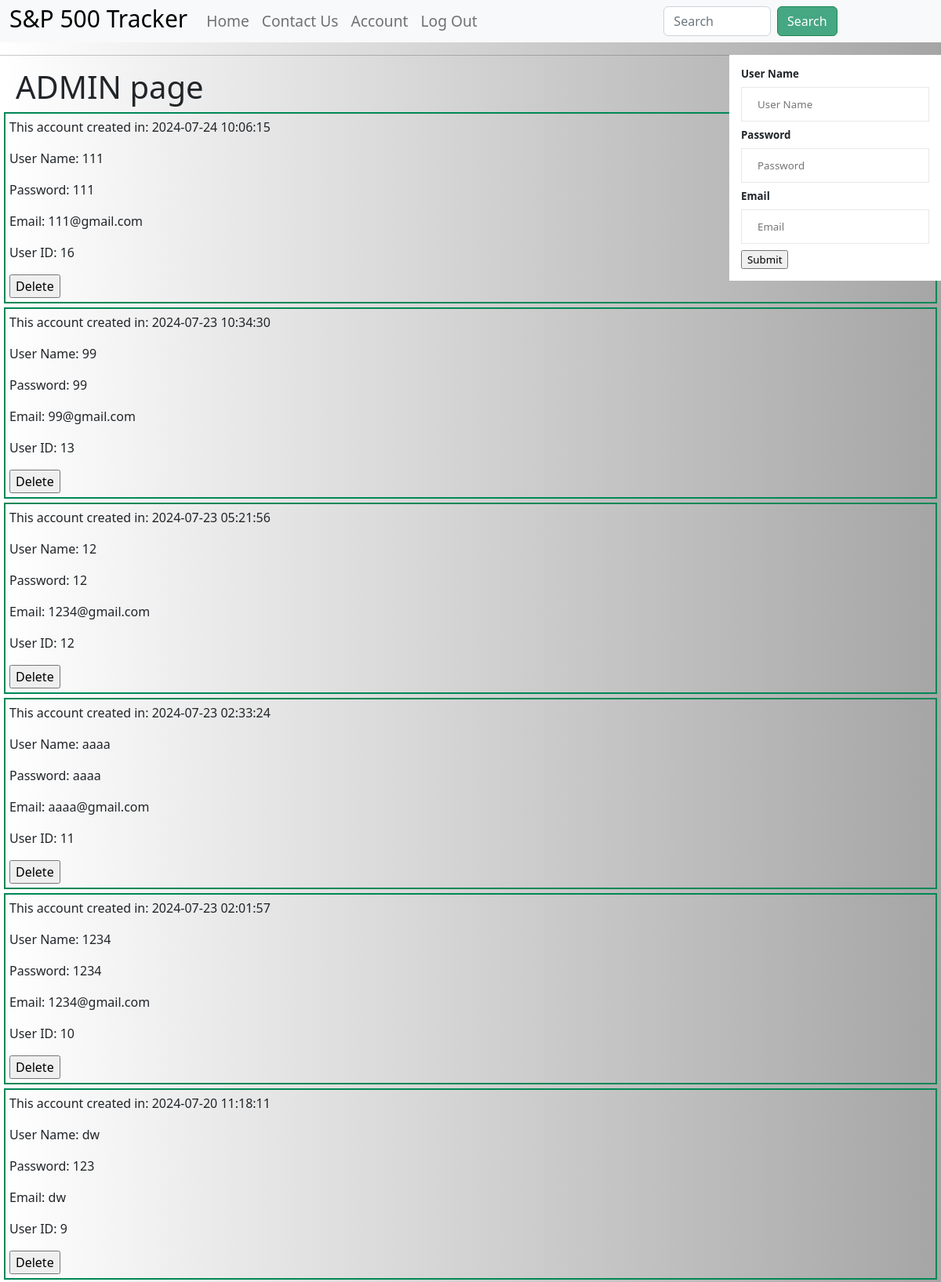
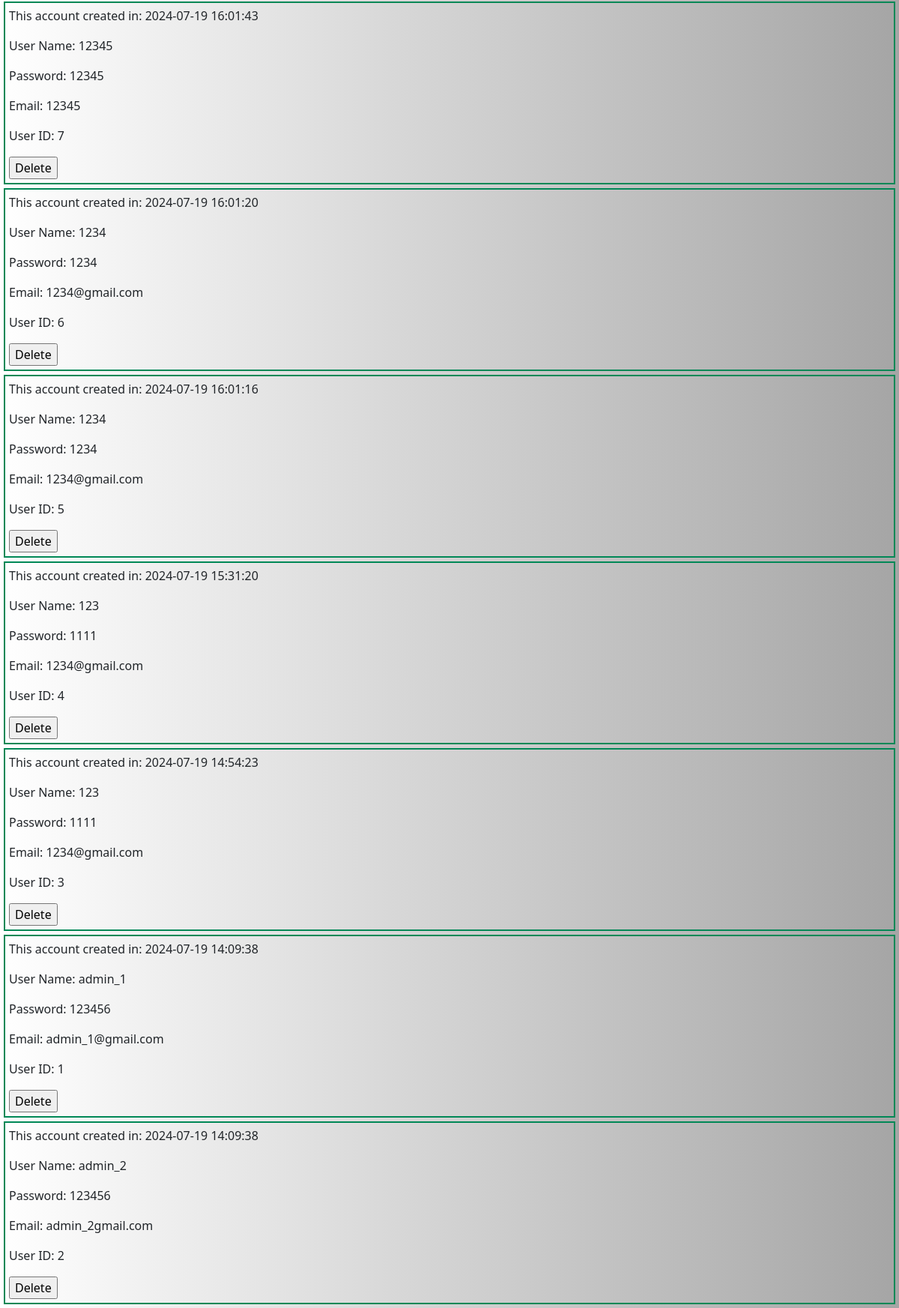
The app's page /god with its own data (2 pictures, top to bottom).
### tables this page shows
CREATE TABLE accounts (
    id INTEGER PRIMARY KEY AUTOINCREMENT,
    created TIMESTAMP NOT NULL DEFAULT CURRENT_TIMESTAMP,
    user_name TEXT NOT NULL,
    pass_word TEXT NOT NULL,
    email TEXT NOT NULL
);

### app.py (the view, shortened to what this page needs)
@app.route('/god', methods=['GET','POST'])
def god():
    conn = get_db_connection()
    accounts = conn.execute('SELECT * FROM accounts ORDER BY created desc').fetchall()
    conn.close()
    return render_template('god.html', accounts=accounts)

### app.py (called while the page is built)
def get_db_connection():
    conn = sqlite3.connect('database.db')
    conn.row_factory = sqlite3.Row
    return conn

### templates/god.html (shortened to what this page needs)
{% extends 'base.html' %}
{% block content %}
    <h1 style="padding-left: 10px; margin-left: 10px;">ADMIN page</h1>
    {% for account in accounts %}
    <div class="post" style="padding: 5px; margin: 5px;">
        <p>This account created in: {{ account['created'] }}</p>
        <p>User Name:  {{ account['user_name'] }}</p>
        <p>Password:   {{ account['pass_word'] }}</p>
        <p>Email:   {{ account['email'] }}</p>
        <p>User ID:   {{ account['id'] }}</p>
        <form action="{{ url_for('delete') }}" method="POST" style="border: none;">
            <input class="god-button" type="submit" value="Delete"
            onclick="return confirm('Are you sure you want to delete this post?')">
        </form>
    </div>
    {% endfor %}
    <div id="god-floating-table">
        <form method="post" >
            <div class="gen_container">
                <label for="user_name"><b>User Name</b></label>
                <br>
                <input type="text" name="user_name" placeholder="User Name" required>
                <br>
                <label for="pass_word"><b>Password</b></label>
                <br>
                <input type="password" name="pass_word" placeholder="Password" required>
                <br>
                <label for="email"><b>Email</b></label>
                <br>
                <input type="text" name="email" placeholder="Email" required>
                <br>
                <input class="god-button" type="submit" value="Submit">
            </div>
        </form>
    </div>
{% endblock %}

### templates/base.html (shortened to what this page needs)
<!DOCTYPE html>
<html lang="en">
<head>
    <link rel="stylesheet" href="static/style.css">
    <link rel="stylesheet" href="static/css/bootstrap.min.css">
</head>
<body>
    <nav class="navbar navbar-expand-md navbar-light bg-light">
        <div class="container-fluid">
            <a class="navbar-brand" href="#">
                <h1 class="title">S&P 500 Tracker</h1>
            </a>
            <div class="collapse navbar-collapse" id="navbarSupportedContent">
                <ul class="nav-content navbar-nav me-auto mb-2 mb-lg-0">
                    <li class="nav-item">
                        <a class="nav-link" aria-current="page" href="{{ url_for('homepage') }}">Home</a>
                    </li>
                    <li class="nav-item">
                        <a class="nav-link" aria-current="page" href="{{ url_for('contact_us') }}">Contact Us</a>
                    </li>
                    <li class="nav-item">
                        <a class="nav-link" aria-current="page" href="{{ url_for('account') }}">Account</a>
                    </li>
                    <li class="nav-item">
                        <a class="nav-link" aria-current="page" href="{{ url_for('index') }}">Log Out</a>
                    </li>
                </ul>
                <form class="d-flex search-form" role="search" action="{{ url_for('search') }}" method="post">
                    <input class="form-control me-2" type="search" placeholder="Search" aria-label="Search" name="search">
                    <button class="btn btn-outline-success" type="submit" style="width: fit-content;background-color: rgba(0, 136, 86, 0.717);color: white;">Search</button>
                </form>
            </div>
        </div>
    </nav>
    <hr/>
    <div class="content">
        {% block content %} {% endblock %}
    </div>
</body>
</html>

### static/style.css (style rules this page uses)
body { background: linear-gradient(to left, rgb(165, 165, 165), hwb(0 100% 0%)); font-family: Arial, sans-serif; }
form { border: 3px solid rgba(255, 255, 255, 0.845); }
.title { font-size: 1.5em; color: rgb(0, 0, 0); text-align: center; margin-top: 2px; line-height: 25%; padding-right: 0%; }
ul { list-style-type: none; margin: 0; padding: 0; overflow: hidden; align-content: baseline; }
li { font-size: 1.5em; margin: 0.03px; line-height: 50%; }
li a { display: block; color: black; text-align: center; padding: 14px 16px; text-decoration: none; }
nav { padding: 1px; text-align: center; margin-bottom: 0; }
.navbar-collapse { display: flex; justify-content: space-between; }
.navbar-nav .nav-link { font-size: 0.8em; }
.navbar { font-size: 1em; text-size-adjust: auto; display: flex; justify-content: center; align-items: center; }
.search-form { border: none; width: fit-content; margin-bottom: 0; }
.post { padding: 10px; margin: 10px; border: 2px solid #008856; }
input[type=text], input[type=password] { width: 100%; padding: 12px 20px; margin: 8px 0; display: inline-block; border: 1px solid hsl(0, 0%, 91%); box-sizing: border-box; }
button { background-color: rgba(0, 136, 86, 0.717); font-size: 16px; color: white; padding: 14px 20px; margin: 8px 0; border: none; cursor: pointer; width: 100%; }
.gen_container { position: relative; padding: 12px; }
.nav-content { width: fit-content; display: flex; flex-wrap: wrap; justify-content: space-between; }
#god-floating-table { margin: 0%; position: fixed; top: 70px; right: 0; background-color: white; font-size: smaller; padding: 0px; margin: none; border: none; width: fit-content; line-height: normal; }

### templates/base.html (style rules this page uses)
.form-control { width: 40%; }

### records on screen
accounts: created "2024-07-24 10:06:15", user_name "111", pass_word "111", email "111@gmail.com", id "16"
accounts: created "2024-07-23 10:34:30", user_name "99", pass_word "99", email "99@gmail.com", id "13"
accounts: created "2024-07-23 05:21:56", user_name "12", pass_word "12", email "1234@gmail.com", id "12"
accounts: created "2024-07-23 02:33:24", user_name "aaaa", pass_word "aaaa", email "aaaa@gmail.com", id "11"
accounts: created "2024-07-23 02:01:57", user_name "1234", pass_word "1234", email "1234@gmail.com", id "10"
accounts: created "2024-07-20 11:18:11", user_name "dw", pass_word "123", email "dw", id "9"
accounts: created "2024-07-19 16:01:43", user_name "12345", pass_word "12345", email "12345", id "7"
accounts: created "2024-07-19 16:01:20", user_name "1234", pass_word "1234", email "1234@gmail.com", id "6"
accounts: created "2024-07-19 16:01:16", user_name "1234", pass_word "1234", email "1234@gmail.com", id "5"
accounts: created "2024-07-19 15:31:20", user_name "123", pass_word "1111", email "1234@gmail.com", id "4"
accounts: created "2024-07-19 14:54:23", user_name "123", pass_word "1111", email "1234@gmail.com", id "3"
accounts: created "2024-07-19 14:09:38", user_name "admin_1", pass_word "123456", email "admin_1@gmail.com", id "1"
accounts: created "2024-07-19 14:09:38", user_name "admin_2", pass_word "123456", email "admin_2gmail.com", id "2"
